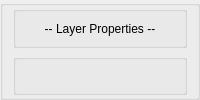
    <widget class="QGroupBox" name="gb_layerProperties">
     <property name="flat">
      <bool>false</bool>
     </property>
     <layout class="QVBoxLayout" name="verticalLayout_9">
      <property name="spacing">
       <number>6</number>
      </property>
      <property name="leftMargin">
       <number>10</number>
      </property>
      <property name="topMargin">
       <number>0</number>
      </property>
      <property name="rightMargin">
       <number>10</number>
      </property>
      <property name="bottomMargin">
       <number>2</number>
      </property>
      <item>
       <widget class="QGroupBox" name="gb_layerpropertiestitle">
        <property name="alignment">
         <set>Qt::AlignCenter</set>
        </property>
        <layout class="QHBoxLayout" name="horizontalLayout_7">
         <property name="topMargin">
          <number>0</number>
         </property>
         <property name="bottomMargin">
          <number>0</number>
         </property>
         <item>
          <widget class="QLabel" name="l_layerproperties">
           <property name="text">
            <string>-- Layer Properties --</string>
           </property>
           <property name="textFormat">
            <enum>Qt::AutoText</enum>
           </property>
           <property name="alignment">
            <set>Qt::AlignCenter</set>
           </property>
          </widget>
         </item>
        </layout>
       </widget>
      </item>
      <item>
       <widget class="QGroupBox" name="gb_properties">
        <property name="enabled">
         <bool>true</bool>
        </property>
        <property name="title">
         <string/>
        </property>
        <property name="alignment">
         <set>Qt::AlignCenter</set>
        </property>
        <property name="flat">
         <bool>false</bool>
        </property>
        <layout class="QVBoxLayout" name="verticalLayout_11">
         <property name="leftMargin">
          <number>10</number>
         </property>
         <property name="topMargin">
          <number>0</number>
         </property>
         <property name="rightMargin">
          <number>10</number>
         </property>
         <property name="bottomMargin">
          <number>0</number>
         </property>
        </layout>
       </widget>
      </item>
     </layout>
    </widget>
